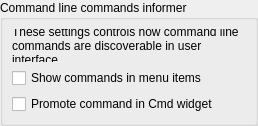
<?xml version="1.0" encoding="UTF-8"?>
<ui version="4.0">
 <class>LC_SettingsPageCommandLine</class>
 <widget class="QWidget" name="LC_SettingsPageCommandLine">
  <property name="geometry">
   <rect>
    <x>0</x>
    <y>0</y>
    <width>258</width>
    <height>126</height>
   </rect>
  </property>
  <layout class="QGridLayout" name="gridLayout_main">
   <property name="leftMargin">
    <number>0</number>
   </property>
   <property name="topMargin">
    <number>0</number>
   </property>
   <property name="rightMargin">
    <number>0</number>
   </property>
   <property name="bottomMargin">
    <number>0</number>
   </property>
   <item row="2" column="0">
    <spacer name="verticalSpacer">
     <property name="orientation">
      <enum>Qt::Orientation::Vertical</enum>
     </property>
     <property name="sizeHint" stdset="0">
      <size>
       <width>0</width>
       <height>0</height>
      </size>
     </property>
    </spacer>
   </item>
   <item row="1" column="0">
    <widget class="QGroupBox" name="groupBox_33">
     <property name="title">
      <string>Command line commands informer</string>
     </property>
     <layout class="QGridLayout" name="gridLayout_56">
      <item row="1" column="1">
       <spacer name="horizontalSpacer">
        <property name="orientation">
         <enum>Qt::Orientation::Horizontal</enum>
        </property>
        <property name="sizeHint" stdset="0">
         <size>
          <width>0</width>
          <height>0</height>
         </size>
        </property>
       </spacer>
      </item>
      <item row="1" column="0">
       <widget class="QCheckBox" name="cbShowCommandInMenu">
        <property name="sizePolicy">
         <sizepolicy hsizetype="Preferred" vsizetype="Preferred">
          <horstretch>0</horstretch>
          <verstretch>0</verstretch>
         </sizepolicy>
        </property>
        <property name="toolTip">
         <string>Command Line Command in Menu

If selected, menu items for commands that may be invoked via command line
will include appropriate command line command. </string>
        </property>
        <property name="statusTip">
         <string>If enabled, command aliases will be shown next to menu items</string>
        </property>
        <property name="text">
         <string>Show commands in menu items</string>
        </property>
       </widget>
      </item>
      <item row="2" column="0">
       <widget class="QCheckBox" name="cbPromoteCommandInCmd">
        <property name="sizePolicy">
         <sizepolicy hsizetype="Preferred" vsizetype="Preferred">
          <horstretch>0</horstretch>
          <verstretch>0</verstretch>
         </sizepolicy>
        </property>
        <property name="toolTip">
         <string>Promote Command To Cmd

If selected, on invocation of command that is supported by command line 
via UI (by clicking menu item or tool button), a message with appropriate 
command line command will be displayed in Cmd widget.</string>
        </property>
        <property name="text">
         <string>Promote command in Cmd widget</string>
        </property>
       </widget>
      </item>
      <item row="0" column="0" colspan="2">
       <widget class="QLabel" name="label">
        <property name="text">
         <string>These settings controls how command line commands are discoverable in user interface.</string>
        </property>
        <property name="wordWrap">
         <bool>true</bool>
        </property>
       </widget>
      </item>
     </layout>
    </widget>
   </item>
  </layout>
 </widget>
 <resources/>
 <connections/>
</ui>
